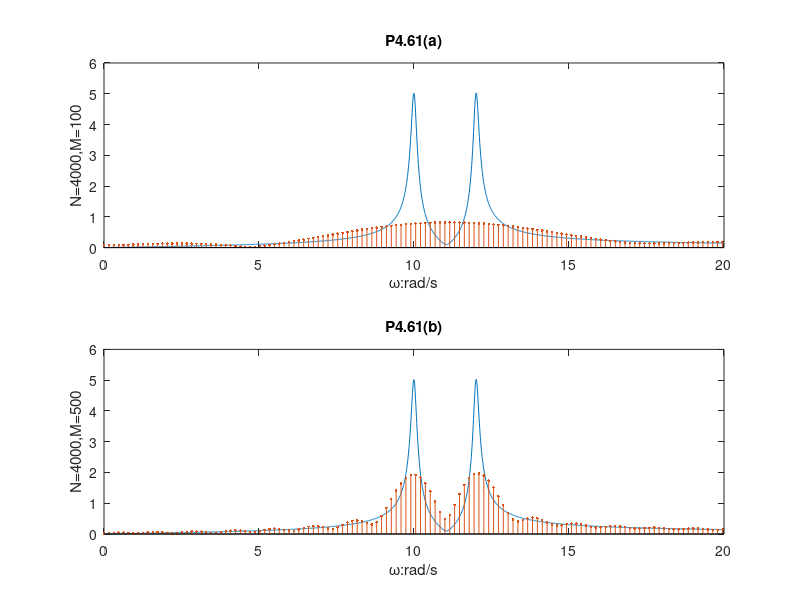
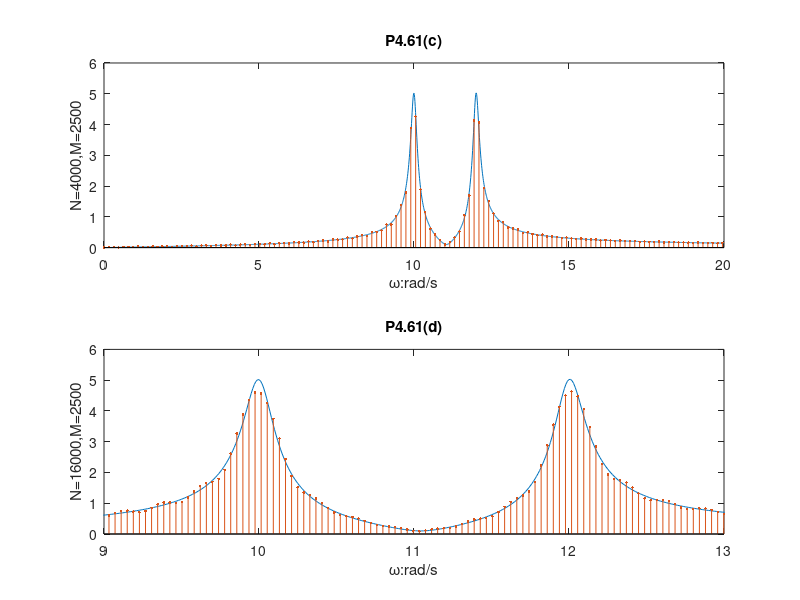

Write MATLAB code to recreate these figures, in order.
%% PROBLEM 4.61 : 
 %% ============== 

 % Actual X(jw) : 
 w=[-20:.01:20]; 
 X=(.1+j*w)./((.1+j*w).^2+100) + (.1+j*w)./((.1+j*w).^2+144); 


 %% Part (a) : 
 %% ========== 
 T=0.01;  N=4000;  M=100;  n=[0:M-1];  wa=(2*pi/(N*T))*[-N/2:N/2-1]; 
 x=exp(-n*T/10).*( cos(10*n*T) + cos(12*n*T) ); 
 Xa=fftshift(fft(x,N))*T; 

 figure(1),clf 
 subplot(2,1,1) 
 plot(w,abs(X)),hold on,stem(wa,abs(Xa),'.'),title('P4.61(a)') 
 xlabel('\omega:rad/s'),ylabel('N=4000,M=100'),axis([0 20 0 6]) 


 %% Part (b) : 
 %% ========== 
 T=0.01;  N=4000;  M=500;  n=[0:M-1];  wb=(2*pi/(N*T))*[-N/2:N/2-1]; 
 x=exp(-n*T/10).*( cos(10*n*T) + cos(12*n*T) ); 
 Xb=fftshift(fft(x,N))*T; 

 subplot(2,1,2) 
 plot(w,abs(X)),hold on,stem(wb,abs(Xb),'.'),title('P4.61(b)') 
 xlabel('\omega:rad/s'),ylabel('N=4000,M=500'),axis([0 20 0 6]) 

 print P4_61_1.eps 


 %% Part (c) : 
 %% ========== 
 T=0.01;  N=4000;  M=2500;  n=[0:M-1];  wc=(2*pi/(N*T))*[-N/2:N/2-1]; 
 x=exp(-n*T/10).*( cos(10*n*T) + cos(12*n*T) ); 
 Xc=fftshift(fft(x,N))*T; 

 figure(2),clf 
 subplot(2,1,1) 
 plot(w,abs(X)),hold on,stem(wc,abs(Xc),'.'),title('P4.61(c)') 
 xlabel('\omega:rad/s'),ylabel('N=4000,M=2500'),axis([0 20 0 6]) 


 %% Part (d) : 
 %% ========== 
 T=0.01;  N=16000;  M=2500;  n=[0:M-1];  wd=(2*pi/(N*T))*[-N/2:N/2-1]; 
 x=exp(-n*T/10).*( cos(10*n*T) + cos(12*n*T) ); 
 Xd=fftshift(fft(x,N))*T; 

 subplot(2,1,2) 
 plot(w,abs(X)),hold on,stem(wd,abs(Xd),'.'),title('P4.61(d)') 
 xlabel('\omega:rad/s'),ylabel('N=16000,M=2500'),axis([9 13 0 6]) 

 print P4_61_2.eps 